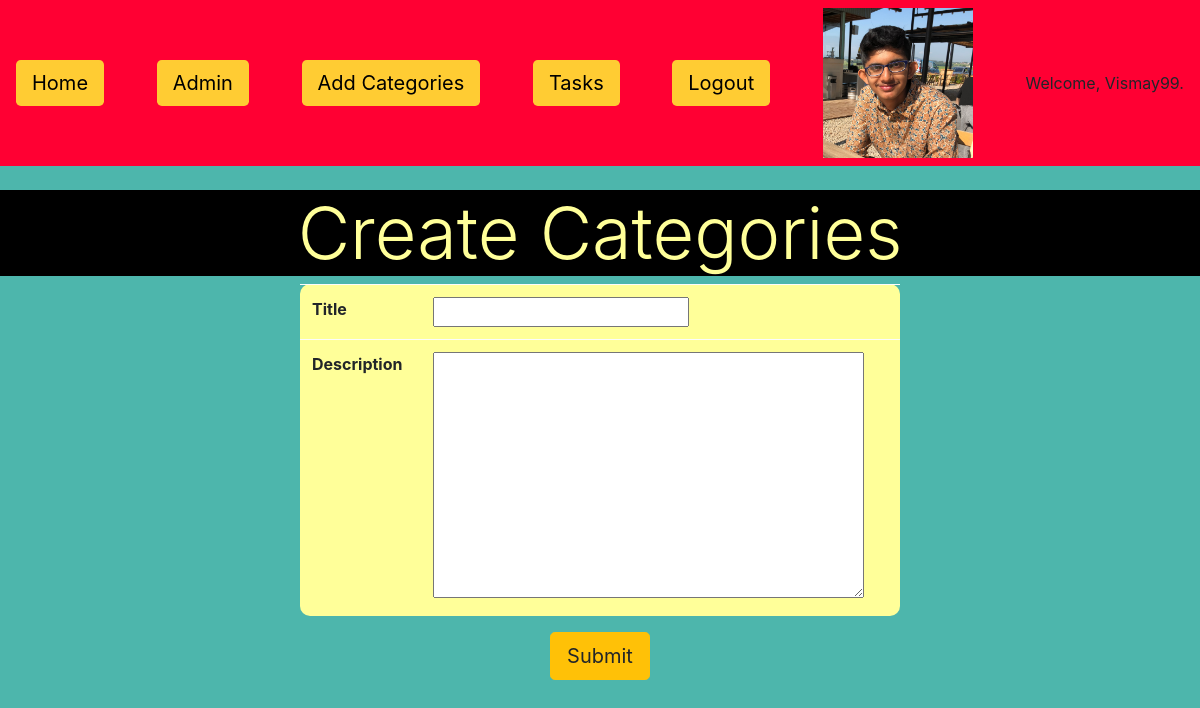
Page /ToDoApp/upload/ (signed in) on the committed database.
### ToDoApp/models.py (models this page shows, shortened)
class AppUser(AbstractUser):
	birth_date = models.DateField(null=True,blank=True)
	profile_pic = models.ImageField(upload_to='images/')

### ToDoApp/views.py (the view)
# urls.py: path('upload/', views.create_category, name = 'create-category'),
@login_required(login_url = 'home')
def create_category(request):
    upload = Task_CategoryForm()
    if request.method == 'POST':
        upload = Task_CategoryForm(request.POST, request.FILES)
        if upload.is_valid():
           obj = upload.save(commit=False) # Return an object without saving to the DB
           obj.user = request.user # Add an author field which will contain current user's id
           obj.save() # Save the final "real form" to the DB
           return redirect('ToDoApp:categoryindex')
        else:
            return HttpResponse("""your form is wrong, reload on <a href = "{{ url : '/ToDoApp/categoryindex'}}">reload</a>""") #Have to check whether this works or not.
    else:
        return render(request, 'ToDoApp/category_upload_form.html', {'category_upload_form':upload})

### ToDoApp/forms.py
class Task_CategoryForm(forms.ModelForm):
    class Meta:
        model = Task_Category
        fields = '__all__'
        exclude = ['user'] #Excluded the user field and saved the current logged in user by creating an object instance[using form.save(commit = False)] in the view and overwriting the user with requet.user.

### ToDoApp/templates/ToDoApp/category_upload_form.html (shortened to what this page needs)
{% extends 'ToDoApp/task_category_list.html' %}
{% block content %}
    <center>
    <h1 class="display-3" style="background-color:#000000;color:#FFFF99;">Create Categories</h1>
    <form method = 'POST' enctype="multipart/form-data">
        <table class = 'w-50 table table-light' style="border-radius:10px;background-color:#FFFF99;">
            {% for field in category_upload_form %}
            <tr>
                <th>{{field.label}}</th>
                <td>{{ field }}</td>
            </tr>
            {% endfor %}
        </table>
        <button type="submit" class="btn btn-lg btn-warning">Submit</button>
    </form>
</center>
{% endblock %}

### ToDoApp/templates/ToDoApp/task_category_list.html (shortened to what this page needs)
<!DOCTYPE html>
{% load static %}
<html>
<head>
    <link rel="stylesheet" href="https://stackpath.bootstrapcdn.com/bootstrap/4.3.1/css/bootstrap.min.css"
integrity="sha384-ggOyR0iXCbMQv3Xipma34MD+dH/1fQ784/j6cY/iJTQUOhcWr7x9JvoRxT2MZw1T">
</head>
<body style="background-color:#4DB6AC;">
<nav class="navbar navbar-light" style="background-color:#FF0033;">
    <a class="navbar-link btn-lg" href="{% url 'ToDoApp:categoryindex' %}" style="background-color:#FFCC33;color:#000000;">Home</a>
<a href="{% url 'admin:index' %}" class = 'navbar-link btn-lg' style="background-color:#FFCC33;color:#000000;">Admin</a>
    <a href="{% url 'ToDoApp:create-category' %}" class="navbar-link btn-lg" style="background-color:#FFCC33;color:#000000;">Add Categories</a>
    <a href="{% url 'ToDoApp:taskindex' %}" class="navbar-link btn-lg" style="background-color:#FFCC33;color:#000000;"> Tasks</a>
    <a href="{% url 'logout' %}" class="navbar-link btn-lg" style="background-color:#FFCC33;color:#000000;">Logout</a>
{% if user.is_authenticated %}
   {% if request.user.profile_pic %}
    <center><img src="{{ request.user.profile_pic.url }}" width=150 height=150></center>
    {% endif %}
     <center>Welcome, {{ user.username }}.</center>
{% endif %}
</nav>
<br>
{% block content %}{% endblock %}
</body>
</html>

### rows in the picture
AppUser: user.profile_pic (picture), username "Vismay99"

### other values in the picture
{{ field.label }} "Title" "Description"
